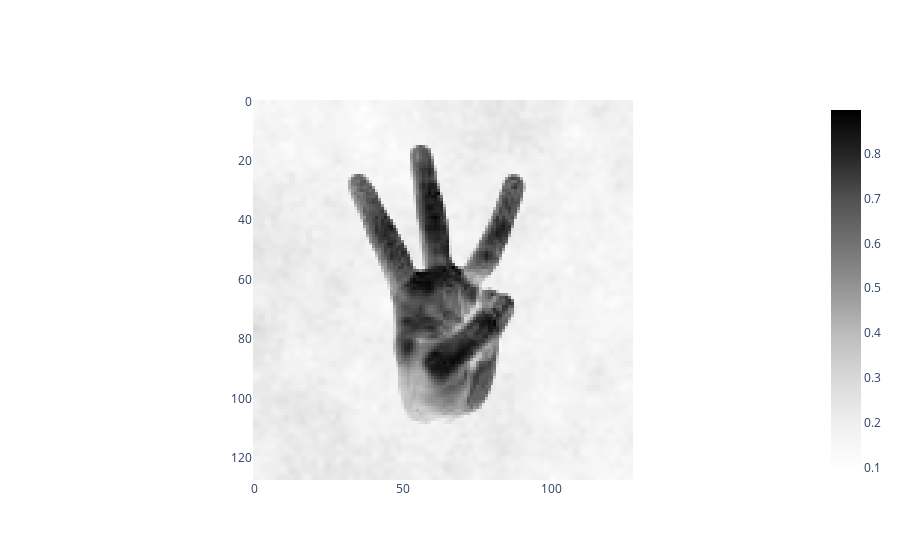

The notebook cell saved with this chart:
### Code cell
plot_heatmap(im_np[0])

### Figure 1 — Plotly figure (JSON) as saved in the notebook; plotly's stock layout.template omitted (floating-point values rounded to 4 significant figures; data arrays with more than 128 entries replaced by an {"elided": "..."} marker saying what was removed)
{"data": [{"colorscale": [[0, "rgb(255,255,255)"], [0.125, "rgb(240,240,240)"], [0.25, "rgb(217,217,217)"], [0.375, "rgb(189,189,189)"], [0.5, "rgb(150,150,150)"], [0.625, "rgb(115,115,115)"], [0.75, "rgb(82,82,82)"], [0.875, "rgb(37,37,37)"], [1, "rgb(0,0,0)"]], "type": "heatmap", "z": {"elided": "128x128 float values"}}], "layout": {"plot_bgcolor": "white", "xaxis": {"constrain": "domain", "scaleanchor": "y"}, "yaxis": {"autorange": "reversed", "constrain": "domain"}}}
